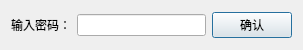
<?xml version="1.0" encoding="UTF-8"?>
<ui version="4.0">
 <class>Dialog_InputPassWord</class>
 <widget class="QDialog" name="Dialog_InputPassWord">
  <property name="geometry">
   <rect>
    <x>0</x>
    <y>0</y>
    <width>303</width>
    <height>50</height>
   </rect>
  </property>
  <property name="windowTitle">
   <string>Dialog</string>
  </property>
  <layout class="QHBoxLayout" name="horizontalLayout_2">
   <item>
    <layout class="QHBoxLayout" name="horizontalLayout">
     <item>
      <widget class="QLabel" name="label">
       <property name="text">
        <string>输入密码：</string>
       </property>
      </widget>
     </item>
     <item>
      <widget class="QLineEdit" name="lineEdit_inputPassWord"/>
     </item>
     <item>
      <widget class="QPushButton" name="pushButton_inputPassWord">
       <property name="text">
        <string>确认</string>
       </property>
      </widget>
     </item>
    </layout>
   </item>
  </layout>
 </widget>
 <resources/>
 <connections/>
</ui>
